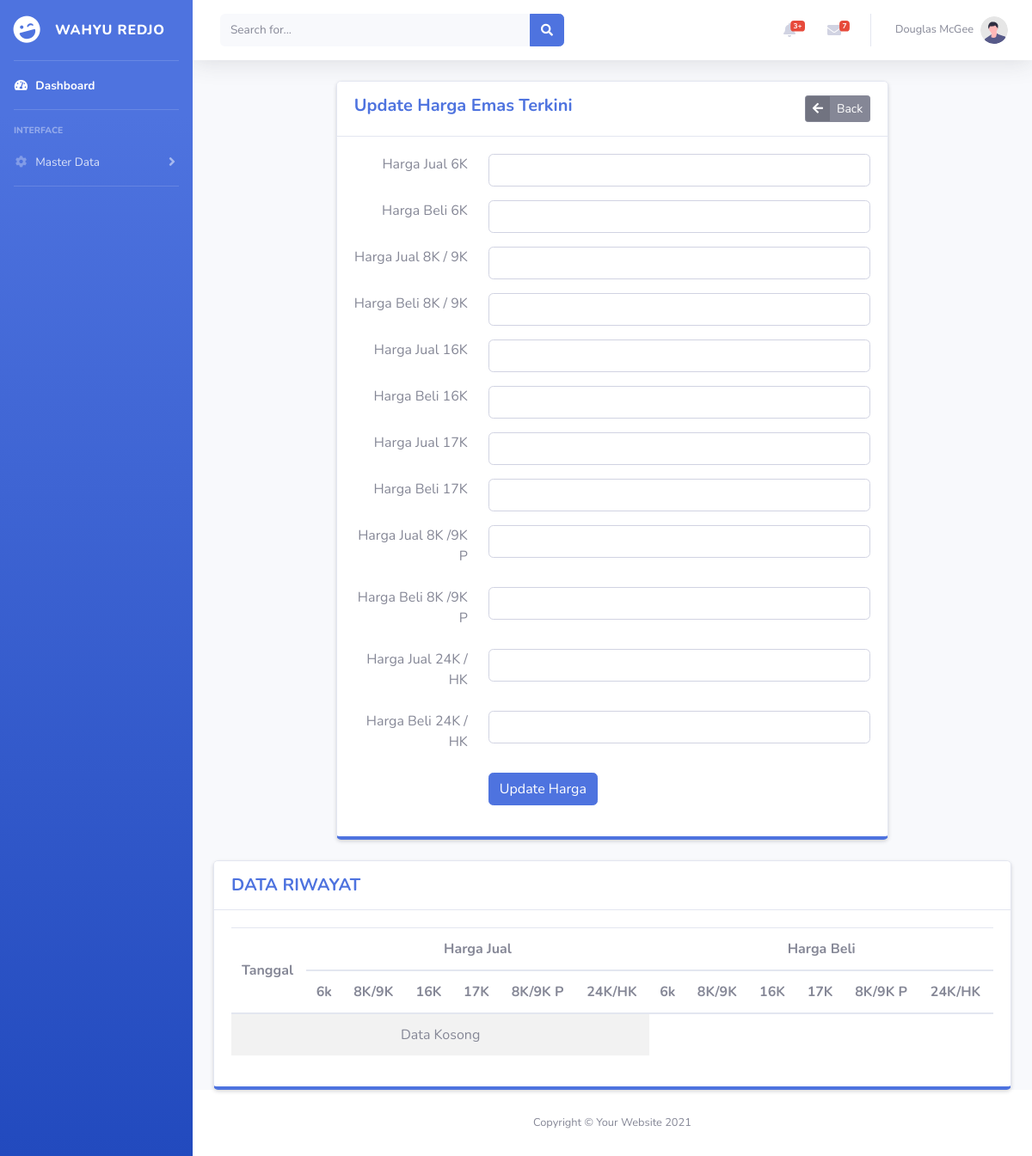
Before: /index.php/admin/harga_emas with the older database file.
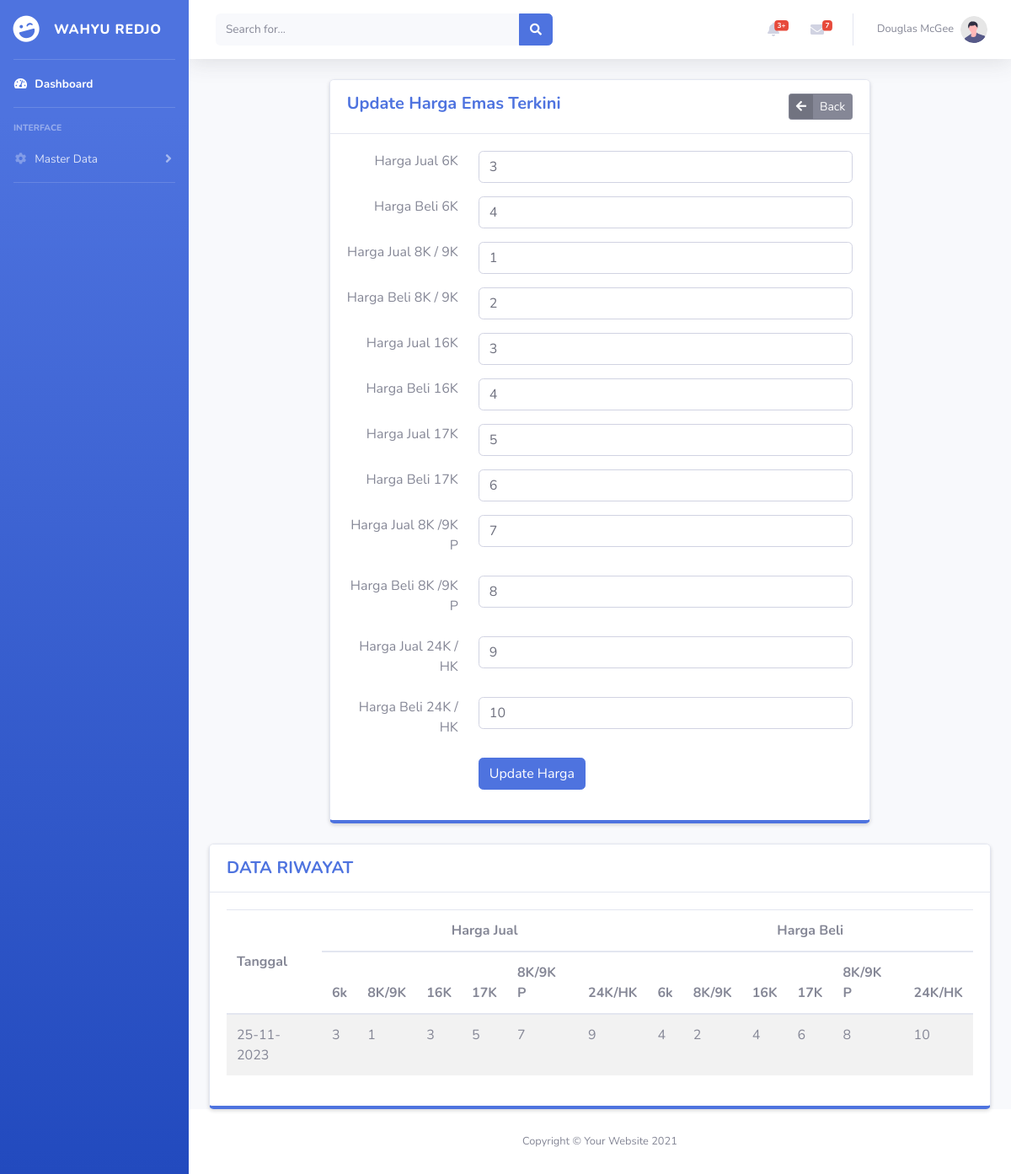
After: the same page with the newer database file.
### tables this page shows
CREATE TABLE `harga_emas` (
  `id` int(11) NOT NULL,
  `jual_6` int(11) NOT NULL,
  `beli_6` int(11) NOT NULL,
  `jual_8` int(11) NOT NULL,
  `beli_8` int(11) NOT NULL,
  `jual_16` int(11) NOT NULL,
  `beli_16` int(11) NOT NULL,
  `jual_17` int(11) NOT NULL,
  `beli_17` int(11) NOT NULL,
  `jual_8_p` int(11) NOT NULL,
  `beli_8_p` int(11) NOT NULL,
  `jual_24` int(11) NOT NULL,
  `beli_24` int(11) NOT NULL,
  `time` int(11) NOT NULL
);

CREATE TABLE `riwayat_harga_emas` (
  `id_riwayat` int(11) NOT NULL,
  `jual_6` int(11) NOT NULL,
  `beli_6` int(11) NOT NULL,
  `jual_8` int(11) NOT NULL,
  `beli_8` int(11) NOT NULL,
  `jual_16` int(11) NOT NULL,
  `beli_16` int(11) NOT NULL,
  `jual_17` int(11) NOT NULL,
  `beli_17` int(11) NOT NULL,
  `jual_8_p` int(11) NOT NULL,
  `beli_8_p` int(11) NOT NULL,
  `jual_24` int(11) NOT NULL,
  `beli_24` int(11) NOT NULL,
  `tgl` int(11) NOT NULL,
  `bln` int(11) NOT NULL,
  `thn` int(11) NOT NULL,
  `time` int(11) NOT NULL
);

### application/controllers/Admin.php (called while the page is built, shortened)
<?php
class Admin extends CI_Controller
{
  public function __construct()
  {
    $this->load->library('form_validation');
    $this->load->model('Admin_model');
  }
  public function harga_emas()
  {
      $harga=$this->Admin_model->get_harga();
      $riwayat=$this->Admin_model->get_riwayat();
      $array=array(
        'harga' => $harga,
        'riwayat' => $riwayat
      );
    $this->load->view('admin/header',$array);
    $this->load->view('admin/update_harga_emas');
    $this->load->view('admin/footer');
  }
}

### index.php (called while the page is built, shortened)
<?php
require_once BASEPATH.'core/CodeIgniter.php';

### application/models/Admin_model.php (called while the page is built, shortened)
<?php
class Admin_model extends CI_Model {
  public function get_harga()
{
  $query = $this->db->get('harga_emas');
  return $query->row_array();
}
public function get_riwayat()
{
  $query = $this->db->get('riwayat_harga_emas');
  return $query->result();
}
}

### application/views/admin/update_harga_emas.php (the view, shortened to what this page needs)
<div class="row justify-content-center">
    <div class="col-md-8">
        <div class="card shadow-sm border-bottom-primary">
            <div class="card-header bg-white py-3">
                <div class="row">
                    <div class="col">
                        <h4 class="h5 align-middle m-0 font-weight-bold text-primary">
                            Update Harga Emas Terkini
                        </h4>
                    </div>
                    <div class="col-auto">
                        <a href="<?= base_url('admin') ?>" class="btn btn-sm btn-secondary btn-icon-split">
                            <span class="icon">
                                <i class="fa fa-arrow-left"></i>
                            </span>
                            <span class="text">
                                Back
                            </span>
                        </a>
                    </div>
                </div>
            </div>
            <div class="card-body">
                <form method="post" action="<?= base_url('admin/update_harga_emas')?>">
                    <div class="row form-group">
                        <label class="col-md-3 text-md-right" for="nama_rekening">Harga Jual 6K</label>
                        <div class="col-md-9">
                            <input value="<?= $harga['jual_6']; ?>" name="jual_6" id="nama_rekening" type="text"
                                class="form-control" class="uang">
                        </div>
                    </div>
                    <div class="row form-group">
                        <label class="col-md-3 text-md-right" for="bank">Harga Beli 6K</label>
                        <div class="col-md-9">
                            <input value="<?= $harga['beli_6']; ?>" name="beli_6" id="bank" type="text"
                                class="form-control" \>
                        </div>
                    </div>
                    <div class="row form-group">
                        <label class="col-md-3 text-md-right" for="nama_rekening">Harga Jual 8K / 9K</label>
                        <div class="col-md-9">
                            <input value="<?= $harga['jual_8']; ?>" name="jual_8" id="nama_rekening" type="text"
                                class="form-control" class="uang">
                        </div>
                    </div>
                    <div class="row form-group">
                        <label class="col-md-3 text-md-right" for="bank">Harga Beli 8K / 9K</label>
                        <div class="col-md-9">
                            <input value="<?= $harga['beli_8']; ?>" name="beli_8" id="bank" type="text"
                                class="form-control" \>
                        </div>
                    </div>
                    <div class="row form-group">
                        <label class="col-md-3 text-md-right" for="nama_rekening">Harga Jual 16K</label>
                        <div class="col-md-9">
                            <input value="<?= $harga['jual_16']; ?>" name="jual_16" id="nama_rekening" type="text"
                                class="form-control" class="uang">
                        </div>
                    </div>
                    <div class="row form-group">
                        <label class="col-md-3 text-md-right" for="bank">Harga Beli 16K</label>
                        <div class="col-md-9">
                            <input value="<?= $harga['beli_16']; ?>" name="beli_16" id="bank" type="text"
                                class="form-control" \>
                        </div>
                    </div>
                    <div class="row form-group">
                        <label class="col-md-3 text-md-right" for="nama_rekening">Harga Jual 17K</label>
                        <div class="col-md-9">
                            <input value="<?= $harga['jual_17']; ?>" name="jual_17" id="nama_rekening" type="text"
                                class="form-control" class="uang">
                        </div>
                    </div>
                    <div class="row form-group">
                        <label class="col-md-3 text-md-right" for="bank">Harga Beli 17K</label>
                        <div class="col-md-9">
                            <input value="<?= $harga['beli_17']; ?>" name="beli_17" id="bank" type="text"
                                class="form-control" \>
                        </div>
                    </div>
                    <div class="row form-group">
                        <label class="col-md-3 text-md-right" for="nama_rekening">Harga Jual 8K /9K P</label>
                        <div class="col-md-9">
                            <input value="<?= $harga['jual_8_p']; ?>" name="jual_8_p" id="nama_rekening" type="text"
                                class="form-control" class="uang">
                        </div>
                    </div>
                    <div class="row form-group">
                        <label class="col-md-3 text-md-right" for="bank">Harga Beli 8K /9K P</label>
                        <div class="col-md-9">
                            <input value="<?= $harga['beli_8_p']; ?>" name="beli_8_p" id="bank" type="text"
                                class="form-control" \>
                        </div>
                    </div>
                    <div class="row form-group">
                        <label class="col-md-3 text-md-right" for="nama_rekening">Harga Jual 24K / HK</label>
                        <div class="col-md-9">
                            <input value="<?= $harga['jual_24']; ?>" name="jual_24" id="nama_rekening" type="text"
                                class="form-control" class="uang">
                        </div>
                    </div>
                    <div class="row form-group">
                        <label class="col-md-3 text-md-right" for="bank">Harga Beli 24K / HK</label>
                        <div class="col-md-9">
                            <input value="<?= $harga['beli_24']; ?>" name="beli_24" id="bank" type="text"
                                class="form-control" \>
                        </div>
                    </div>
                    <div class="row form-group">
                        <div class="col-md-9 offset-md-3">
                            <button type="submit" class="btn btn-primary">Update Harga</button>
                        </div>
                    </div>
                </form>
            </div>
        </div>
    </div>
</div>
<br>
<div class="container-fluid">
    <div class="card shadow-sm border-bottom-primary">
        <div class="card-header bg-white py-3">
            <div class="row">
                <div class="col">
                    <h4 class="h5 align-middle m-0 font-weight-bold text-primary">
                        DATA RIWAYAT
                    </h4>
                </div>
            </div>
        </div>
        <div class="card-body">
            <div class="table-responsive">
                <table class="table table-striped w-100 dt-responsive " id="paket" cellspacing="0">
                    <thead>
                        <tr>
                            <th rowspan="2" style="vertical-align: middle;">Tanggal </th>
                            <th colspan="6" style="text-align: center;"> Harga Jual</th>
                            <th colspan="6" style="text-align: center;"> Harga Beli</th>
                        </tr>
                        <tr>
                            <th>6k</th>
                            <th>8K/9K</th>
                            <th>16K</th>
                            <th>17K</th>
                            <th>8K/9K P</th>
                            <th>24K/HK</th>
                            <th>6k</th>
                            <th>8K/9K</th>
                            <th>16K</th>
                            <th>17K</th>
                            <th>8K/9K P</th>
                            <th>24K/HK</th>
                        </tr>
                    </thead>
                    <tbody>
                        <?php
                if ($riwayat) :
                    foreach ($riwayat as $rwyt) : ?>
                        <tr>
                            <td><?= date('j-m-Y',$rwyt->time) ?></td>
                            <td><?= $rwyt->jual_6?></td>
                            <td><?= $rwyt->jual_8?></td>
                            <td><?= $rwyt->jual_16?></td>
                            <td><?= $rwyt->jual_17?></td>
                            <td><?= $rwyt->jual_8_p?></td>
                            <td><?= $rwyt->jual_24?></td>
                            <td><?= $rwyt->beli_6?></td>
                            <td><?= $rwyt->beli_8?></td>
                            <td><?= $rwyt->beli_16?></td>
                            <td><?= $rwyt->beli_17?></td>
                            <td><?= $rwyt->beli_8_p?></td>
                            <td><?= $rwyt->beli_24?></td>
                        </tr>
                        <?php endforeach; ?>
                        <?php else : ?>
                        <tr>
                            <td colspan="7" class="text-center">
                                Data Kosong
                            </td>
                        </tr>
                        <?php endif; ?>
                    </tbody>
                </table>
            </div>
        </div>
    </div>
</div>

### application/views/admin/header.php (shortened to what this page needs)
<!DOCTYPE html>
<html lang="en">
<head>
    <link href="<?= base_url(''); ?>assets/admin/vendor/fontawesome-free/css/all.min.css" rel="stylesheet"
        type="text/css">
    <link href="<?= base_url(''); ?>assets/admin/css/sb-admin-2.min.css" rel="stylesheet">
</head>
<body id="page-top">
    <div id="wrapper">
        <ul class="navbar-nav bg-gradient-primary sidebar sidebar-dark accordion" id="accordionSidebar">
            <a class="sidebar-brand d-flex align-items-center justify-content-center" href="index.html">
                <div class="sidebar-brand-icon rotate-n-15">
                    <i class="fas fa-laugh-wink"></i>
                </div>
                <div class="sidebar-brand-text mx-3"> Wahyu Redjo </div>
            </a>
            <hr class="sidebar-divider my-0">
            <li class="nav-item active">
                <a class="nav-link" href="index.html">
                    <i class="fas fa-fw fa-tachometer-alt"></i>
                    <span>Dashboard</span></a>
            </li>
            <hr class="sidebar-divider">
            <div class="sidebar-heading">
                Interface
            </div>
            <li class="nav-item">
                <a class="nav-link collapsed" href="#" data-toggle="collapse" data-target="#collapseTwo"
                    aria-expanded="true" aria-controls="collapseTwo">
                    <i class="fas fa-fw fa-cog"></i>
                    <span>Master Data</span>
                </a>
            </li>
            <hr class="sidebar-divider">
        </ul>
        <div id="content-wrapper" class="d-flex flex-column">
            <div id="content">
                <nav class="navbar navbar-expand navbar-light bg-white topbar mb-4 static-top shadow">
                    <form
                        class="d-none d-sm-inline-block form-inline mr-auto ml-md-3 my-2 my-md-0 mw-100 navbar-search">
                        <div class="input-group">
                            <input type="text" class="form-control bg-light border-0 small" placeholder="Search for..."
                                aria-label="Search" aria-describedby="basic-addon2">
                            <div class="input-group-append">
                                <button class="btn btn-primary" type="button">
                                    <i class="fas fa-search fa-sm"></i>
                                </button>
                            </div>
                        </div>
                    </form>
                    <ul class="navbar-nav ml-auto">
                        <li class="nav-item dropdown no-arrow mx-1">
                            <a class="nav-link dropdown-toggle" href="#" id="alertsDropdown" role="button"
                                data-toggle="dropdown" aria-haspopup="true" aria-expanded="false">
                                <i class="fas fa-bell fa-fw"></i>
                                <span class="badge badge-danger badge-counter">3+</span>
                            </a>
                        </li>
                        <li class="nav-item dropdown no-arrow mx-1">
                            <a class="nav-link dropdown-toggle" href="#" id="messagesDropdown" role="button"
                                data-toggle="dropdown" aria-haspopup="true" aria-expanded="false">
                                <i class="fas fa-envelope fa-fw"></i>
                                <span class="badge badge-danger badge-counter">7</span>
                            </a>
                        </li>
                        <li class="nav-item dropdown no-arrow">
                            <a class="nav-link dropdown-toggle" href="#" id="userDropdown" role="button"
                                data-toggle="dropdown" aria-haspopup="true" aria-expanded="false">
                                <span class="mr-2 d-none d-lg-inline text-gray-600 small">Douglas McGee</span>
                                <img class="img-profile rounded-circle" src="img/undraw_profile.svg">
                            </a>
                        </li>
                    </ul>
                </nav>

### application/views/admin/footer.php (shortened to what this page needs)
</div>
<footer class="sticky-footer bg-white">
    <div class="container my-auto">
        <div class="copyright text-center my-auto">
            <span>Copyright &copy; Your Website 2021</span>
        </div>
    </div>
</footer>
</div>
</div>
</body>
</html>

Changed rows visible on the page:
now on this page (row edited): harga_emas: jual_6 "3", beli_6 "4", jual_8 "1", beli_8 "2", jual_16 "3", beli_16 "4", jual_17 "5", beli_17 "6", jual_8_p "7", beli_8_p "8", jual_24 "9", beli_24 "10"
added riwayat_harga_emas: time "25-11-2023", jual_6 "3", jual_8 "1", jual_16 "3", jual_17 "5", jual_8_p "7", jual_24 "9", beli_6 "4", beli_8 "2", beli_16 "4", beli_17 "6", beli_8_p "8", beli_24 "10"
Other visible differences:
text no longer shown: "Data Kosong"
